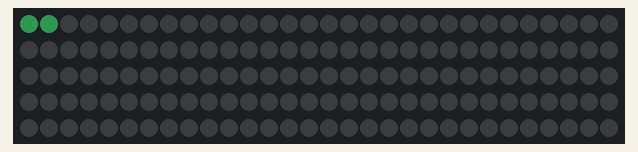
Bench run of a sketch on a simulated Arduino Uno, built with avr-gcc and run on an emulated ATmega328P. Parts: 150 RGB LEDs in strip order, left to right, continuing on the next row. Dim RGB values are drawn brighter than linear.

Above: at 0.16 s.
At 4.08 s:
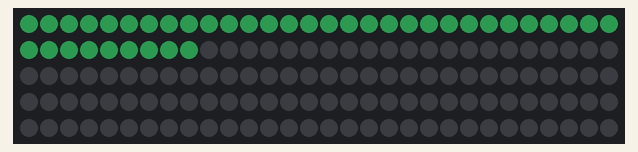
At 8.01 s:
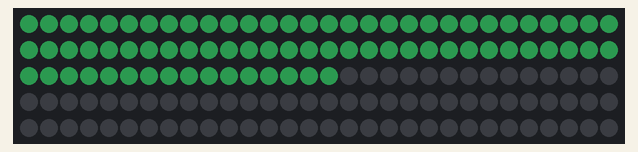
At 11.93 s:
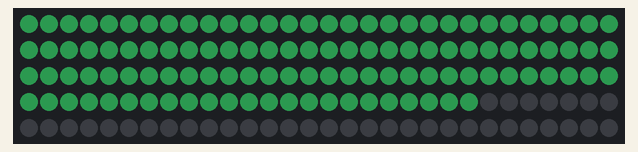
At 15.9 s:
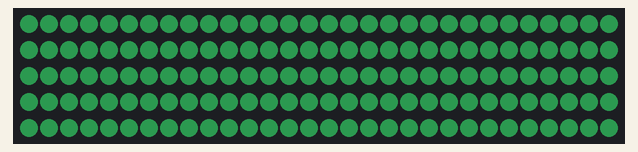

The sketch:

bioarm_end.ino
```cpp
#define PIN 6        // пин DI
#define NUM_LEDS 150   // число диодов
#include "Adafruit_NeoPixel.h"
Adafruit_NeoPixel strip = Adafruit_NeoPixel(NUM_LEDS, PIN, NEO_GRB + NEO_KHZ800);
void setup() {
  strip.begin();
  strip.setBrightness(255);    // яркость, от 0 до 255
  strip.clear();                          // очистить
  strip.show();                           // отправить на ленту
}
void loop() {
    for (int i = 0; i < 150; i++ ) {         // 50 раз
    strip.setPixelColor(i, 465165);     // залить жёлтым
    strip.show();                         // отправить на ленту
    delay(100);
  }
  // заливаем трёмя цветами плавно
//  for (int i = 0; i < NUM_LEDS / 3; i++ ) {   // от 0 до первой трети
//    strip.setPixelColor(i, 0xff0000);     // залить зелёным
//    strip.show();                         // отправить на ленту
//    delay(100);
//  }
//  for (int i = NUM_LEDS / 3; i < NUM_LEDS * 2 / 3; i++ ) {   // от 1/3 до 2/3
//    strip.setPixelColor(i, 0x00ff00);     // залить красным
//    strip.show();                         // отправить на ленту
//    delay(100);
//  }
//  for (int i = NUM_LEDS * 2 / 3; i < NUM_LEDS; i++ ) {   // от 2/3 до конца
//    strip.setPixelColor(i, 0x0000ff);     // залить синим
//    strip.show();                         // отправить на ленту
//    delay(100);
//  }
//  delay(1000);
//  // заливаем белым
//  for (int i = 0; i < NUM_LEDS; i++ ) {   // всю ленту
//    strip.setPixelColor(i, 0xffffff);     // залить белым
//    strip.show();                         // отправить на ленту
//    delay(10);
//  }
//  delay(1000);
//  // заливаем чёрным
//  for (int i = 0; i < NUM_LEDS; i++ ) {   // всю ленту
//    strip.setPixelColor(i, 0x000000);     // залить чёрным
//    strip.show();                         // отправить на ленту
//    delay(10);
//  }
//  delay(1000);
//  // включаем случайные диоды жёлтым
//  for (int i = 0; i < 50; i++ ) {         // 50 раз
//    strip.setPixelColor(random(0, NUM_LEDS), 0xffff00);     // залить жёлтым
//    strip.show();                         // отправить на ленту
//    delay(500);
//  }
}
```
